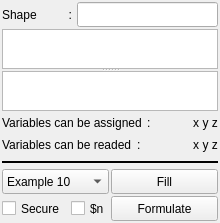
<?xml version="1.0" encoding="UTF-8"?>
<ui version="4.0">
	<class>WindowMain</class>
	<widget class="QMainWindow" name="WindowMain">
		<property name="geometry">
			<rect>
				<x>0</x>
				<y>0</y>
				<width>220</width>
				<height>223</height>
			</rect>
		</property>
		<property name="windowTitle">
			<string>Formula</string>
		</property>
		<property name="windowIcon">
			<iconset>
				<normaloff>../prefs/icons/ToolSeq.svg</normaloff>../prefs/icons/ToolSeq.svg
			</iconset>
		</property>
		<widget class="QWidget" name="Widget_00">
			<layout class="QVBoxLayout" name="verticalLayout">
				<property name="spacing">
					<number>2</number>
				</property>
				<property name="leftMargin">
					<number>2</number>
				</property>
				<property name="topMargin">
					<number>2</number>
				</property>
				<property name="rightMargin">
					<number>2</number>
				</property>
				<property name="bottomMargin">
					<number>2</number>
				</property>
				<item>
					<widget class="QWidget" name="Widget_01" native="true">
						<layout class="QHBoxLayout" name="horizontalLayout_8" stretch="1,2">
							<property name="spacing">
								<number>5</number>
							</property>
							<property name="leftMargin">
								<number>0</number>
							</property>
							<property name="topMargin">
								<number>0</number>
							</property>
							<property name="rightMargin">
								<number>0</number>
							</property>
							<property name="bottomMargin">
								<number>0</number>
							</property>
							<item>
								<widget class="QWidget" name="Widget_Shape" native="true">
									<property name="sizePolicy">
										<sizepolicy hsizetype="Ignored" vsizetype="Preferred">
											<horstretch>0</horstretch>
											<verstretch>0</verstretch>
										</sizepolicy>
									</property>
									<layout class="QHBoxLayout" name="horizontalLayout_5">
										<property name="spacing">
											<number>5</number>
										</property>
										<property name="leftMargin">
											<number>0</number>
										</property>
										<property name="topMargin">
											<number>0</number>
										</property>
										<property name="rightMargin">
											<number>0</number>
										</property>
										<property name="bottomMargin">
											<number>0</number>
										</property>
										<item>
											<widget class="QLabel" name="label_2">
												<property name="sizePolicy">
													<sizepolicy hsizetype="Ignored" vsizetype="Ignored">
														<horstretch>0</horstretch>
														<verstretch>0</verstretch>
													</sizepolicy>
												</property>
												<property name="minimumSize">
													<size>
														<width>0</width>
														<height>25</height>
													</size>
												</property>
												<property name="text">
													<string>Shape</string>
												</property>
											</widget>
										</item>
										<item>
											<widget class="QLabel" name="label_3">
												<property name="sizePolicy">
													<sizepolicy hsizetype="Fixed" vsizetype="Ignored">
														<horstretch>0</horstretch>
														<verstretch>0</verstretch>
													</sizepolicy>
												</property>
												<property name="minimumSize">
													<size>
														<width>0</width>
														<height>25</height>
													</size>
												</property>
												<property name="text">
													<string>:</string>
												</property>
												<property name="alignment">
													<set>Qt::AlignRight|Qt::AlignTrailing|Qt::AlignVCenter</set>
												</property>
											</widget>
										</item>
									</layout>
								</widget>
							</item>
							<item>
								<widget class="QLineEdit" name="Line_Shape">
									<property name="sizePolicy">
										<sizepolicy hsizetype="Ignored" vsizetype="Ignored">
											<horstretch>0</horstretch>
											<verstretch>0</verstretch>
										</sizepolicy>
									</property>
									<property name="minimumSize">
										<size>
											<width>0</width>
											<height>25</height>
										</size>
									</property>
									<property name="alignment">
										<set>Qt::AlignCenter</set>
									</property>
								</widget>
							</item>
						</layout>
					</widget>
				</item>
				<item>
					<widget class="QWidget" name="Widget_02" native="true">
						<layout class="QVBoxLayout" name="verticalLayout_2">
							<property name="spacing">
								<number>0</number>
							</property>
							<property name="leftMargin">
								<number>0</number>
							</property>
							<property name="topMargin">
								<number>0</number>
							</property>
							<property name="rightMargin">
								<number>0</number>
							</property>
							<property name="bottomMargin">
								<number>0</number>
							</property>
							<item>
								<widget class="QSplitter" name="splitter">
									<property name="orientation">
										<enum>Qt::Vertical</enum>
									</property>
									<property name="handleWidth">
										<number>2</number>
									</property>
									<widget class="QPlainTextEdit" name="Text_PreFormula">
										<property name="sizePolicy">
											<sizepolicy hsizetype="Ignored" vsizetype="Expanding">
												<horstretch>0</horstretch>
												<verstretch>0</verstretch>
											</sizepolicy>
										</property>
										<property name="minimumSize">
											<size>
												<width>0</width>
												<height>25</height>
											</size>
										</property>
										<property name="font">
											<font>
												<family>Consolas</family>
												<pointsize>9</pointsize>
											</font>
										</property>
										<property name="lineWrapMode">
											<enum>QPlainTextEdit::NoWrap</enum>
										</property>
									</widget>
									<widget class="QPlainTextEdit" name="Text_Formula">
										<property name="sizePolicy">
											<sizepolicy hsizetype="Ignored" vsizetype="Expanding">
												<horstretch>0</horstretch>
												<verstretch>0</verstretch>
											</sizepolicy>
										</property>
										<property name="minimumSize">
											<size>
												<width>0</width>
												<height>25</height>
											</size>
										</property>
										<property name="font">
											<font>
												<family>Consolas</family>
												<pointsize>9</pointsize>
											</font>
										</property>
										<property name="lineWrapMode">
											<enum>QPlainTextEdit::NoWrap</enum>
										</property>
									</widget>
								</widget>
							</item>
						</layout>
					</widget>
				</item>
				<item>
					<widget class="QWidget" name="Widget_03" native="true">
						<layout class="QHBoxLayout" name="horizontalLayout_3">
							<property name="spacing">
								<number>5</number>
							</property>
							<property name="leftMargin">
								<number>0</number>
							</property>
							<property name="topMargin">
								<number>0</number>
							</property>
							<property name="rightMargin">
								<number>0</number>
							</property>
							<property name="bottomMargin">
								<number>0</number>
							</property>
							<item>
								<widget class="QLabel" name="Label_1">
									<property name="sizePolicy">
										<sizepolicy hsizetype="Fixed" vsizetype="Ignored">
											<horstretch>0</horstretch>
											<verstretch>0</verstretch>
										</sizepolicy>
									</property>
									<property name="minimumSize">
										<size>
											<width>0</width>
											<height>20</height>
										</size>
									</property>
									<property name="text">
										<string>Variables can be assigned</string>
									</property>
								</widget>
							</item>
							<item>
								<widget class="QLabel" name="label_5">
									<property name="sizePolicy">
										<sizepolicy hsizetype="Ignored" vsizetype="Ignored">
											<horstretch>0</horstretch>
											<verstretch>0</verstretch>
										</sizepolicy>
									</property>
									<property name="minimumSize">
										<size>
											<width>0</width>
											<height>20</height>
										</size>
									</property>
									<property name="text">
										<string>:</string>
									</property>
								</widget>
							</item>
							<item>
								<widget class="QLabel" name="label_6">
									<property name="sizePolicy">
										<sizepolicy hsizetype="Fixed" vsizetype="Ignored">
											<horstretch>0</horstretch>
											<verstretch>0</verstretch>
										</sizepolicy>
									</property>
									<property name="minimumSize">
										<size>
											<width>0</width>
											<height>20</height>
										</size>
									</property>
									<property name="text">
										<string>x y z</string>
									</property>
									<property name="alignment">
										<set>Qt::AlignCenter</set>
									</property>
								</widget>
							</item>
						</layout>
					</widget>
				</item>
				<item>
					<widget class="QWidget" name="Widget_04" native="true">
						<layout class="QHBoxLayout" name="horizontalLayout_6">
							<property name="spacing">
								<number>5</number>
							</property>
							<property name="leftMargin">
								<number>0</number>
							</property>
							<property name="topMargin">
								<number>0</number>
							</property>
							<property name="rightMargin">
								<number>0</number>
							</property>
							<property name="bottomMargin">
								<number>0</number>
							</property>
							<item>
								<widget class="QLabel" name="Label_2">
									<property name="sizePolicy">
										<sizepolicy hsizetype="Fixed" vsizetype="Ignored">
											<horstretch>0</horstretch>
											<verstretch>0</verstretch>
										</sizepolicy>
									</property>
									<property name="minimumSize">
										<size>
											<width>0</width>
											<height>20</height>
										</size>
									</property>
									<property name="text">
										<string>Variables can be readed</string>
									</property>
								</widget>
							</item>
							<item>
								<widget class="QLabel" name="label_7">
									<property name="sizePolicy">
										<sizepolicy hsizetype="Ignored" vsizetype="Ignored">
											<horstretch>0</horstretch>
											<verstretch>0</verstretch>
										</sizepolicy>
									</property>
									<property name="minimumSize">
										<size>
											<width>0</width>
											<height>20</height>
										</size>
									</property>
									<property name="text">
										<string>:</string>
									</property>
								</widget>
							</item>
							<item>
								<widget class="QLabel" name="Label_Variables">
									<property name="sizePolicy">
										<sizepolicy hsizetype="Fixed" vsizetype="Ignored">
											<horstretch>0</horstretch>
											<verstretch>0</verstretch>
										</sizepolicy>
									</property>
									<property name="minimumSize">
										<size>
											<width>0</width>
											<height>20</height>
										</size>
									</property>
									<property name="text">
										<string>x y z</string>
									</property>
									<property name="alignment">
										<set>Qt::AlignCenter</set>
									</property>
								</widget>
							</item>
						</layout>
					</widget>
				</item>
				<item>
					<widget class="Line" name="Widget_05">
						<property name="sizePolicy">
							<sizepolicy hsizetype="Ignored" vsizetype="Fixed">
								<horstretch>0</horstretch>
								<verstretch>0</verstretch>
							</sizepolicy>
						</property>
						<property name="minimumSize">
							<size>
								<width>0</width>
								<height>10</height>
							</size>
						</property>
						<property name="frameShadow">
							<enum>QFrame::Plain</enum>
						</property>
						<property name="lineWidth">
							<number>2</number>
						</property>
						<property name="orientation">
							<enum>Qt::Horizontal</enum>
						</property>
					</widget>
				</item>
				<item>
					<widget class="QWidget" name="Widget_06" native="true">
						<layout class="QHBoxLayout" name="horizontalLayout_4">
							<property name="spacing">
								<number>2</number>
							</property>
							<property name="leftMargin">
								<number>0</number>
							</property>
							<property name="topMargin">
								<number>0</number>
							</property>
							<property name="rightMargin">
								<number>0</number>
							</property>
							<property name="bottomMargin">
								<number>0</number>
							</property>
							<item>
								<widget class="QComboBox" name="Combo_CutType">
									<property name="sizePolicy">
										<sizepolicy hsizetype="Ignored" vsizetype="Ignored">
											<horstretch>0</horstretch>
											<verstretch>0</verstretch>
										</sizepolicy>
									</property>
									<property name="minimumSize">
										<size>
											<width>0</width>
											<height>25</height>
										</size>
									</property>
									<property name="currentIndex">
										<number>9</number>
									</property>
									<item>
										<property name="text">
											<string>Example 01</string>
										</property>
									</item>
									<item>
										<property name="text">
											<string>Example 02</string>
										</property>
									</item>
									<item>
										<property name="text">
											<string>Example 03</string>
										</property>
									</item>
									<item>
										<property name="text">
											<string>Example 04</string>
										</property>
									</item>
									<item>
										<property name="text">
											<string>Example 05</string>
										</property>
									</item>
									<item>
										<property name="text">
											<string>Example 06</string>
										</property>
									</item>
									<item>
										<property name="text">
											<string>Example 07</string>
										</property>
									</item>
									<item>
										<property name="text">
											<string>Example 08</string>
										</property>
									</item>
									<item>
										<property name="text">
											<string>Example 09</string>
										</property>
									</item>
									<item>
										<property name="text">
											<string>Example 10</string>
										</property>
									</item>
									<item>
										<property name="text">
											<string>Example 11</string>
										</property>
									</item>
									<item>
										<property name="text">
											<string>Example 12</string>
										</property>
									</item>
									<item>
										<property name="text">
											<string>Example 13</string>
										</property>
									</item>
									<item>
										<property name="text">
											<string>Example 14</string>
										</property>
									</item>
									<item>
										<property name="text">
											<string>Example 15</string>
										</property>
									</item>
									<item>
										<property name="text">
											<string>Example 16</string>
										</property>
									</item>
								</widget>
							</item>
							<item>
								<widget class="QPushButton" name="Button_Fill">
									<property name="sizePolicy">
										<sizepolicy hsizetype="Ignored" vsizetype="Ignored">
											<horstretch>0</horstretch>
											<verstretch>0</verstretch>
										</sizepolicy>
									</property>
									<property name="minimumSize">
										<size>
											<width>0</width>
											<height>25</height>
										</size>
									</property>
									<property name="text">
										<string>Fill</string>
									</property>
								</widget>
							</item>
						</layout>
					</widget>
				</item>
				<item>
					<widget class="QWidget" name="Widget_07" native="true">
						<layout class="QHBoxLayout" name="horizontalLayout_2" stretch="1,1">
							<property name="spacing">
								<number>2</number>
							</property>
							<property name="leftMargin">
								<number>0</number>
							</property>
							<property name="topMargin">
								<number>0</number>
							</property>
							<property name="rightMargin">
								<number>0</number>
							</property>
							<property name="bottomMargin">
								<number>0</number>
							</property>
							<item>
								<widget class="QWidget" name="Widget_071" native="true">
									<property name="sizePolicy">
										<sizepolicy hsizetype="Ignored" vsizetype="Preferred">
											<horstretch>0</horstretch>
											<verstretch>0</verstretch>
										</sizepolicy>
									</property>
									<layout class="QHBoxLayout" name="horizontalLayout" stretch="7,4">
										<property name="spacing">
											<number>2</number>
										</property>
										<property name="leftMargin">
											<number>0</number>
										</property>
										<property name="topMargin">
											<number>0</number>
										</property>
										<property name="rightMargin">
											<number>0</number>
										</property>
										<property name="bottomMargin">
											<number>0</number>
										</property>
										<item>
											<widget class="QCheckBox" name="Check_Secure">
												<property name="sizePolicy">
													<sizepolicy hsizetype="Ignored" vsizetype="Ignored">
														<horstretch>0</horstretch>
														<verstretch>0</verstretch>
													</sizepolicy>
												</property>
												<property name="minimumSize">
													<size>
														<width>0</width>
														<height>25</height>
													</size>
												</property>
												<property name="text">
													<string>Secure</string>
												</property>
											</widget>
										</item>
										<item>
											<widget class="QCheckBox" name="Check_VariableN">
												<property name="sizePolicy">
													<sizepolicy hsizetype="Ignored" vsizetype="Ignored">
														<horstretch>0</horstretch>
														<verstretch>0</verstretch>
													</sizepolicy>
												</property>
												<property name="minimumSize">
													<size>
														<width>0</width>
														<height>25</height>
													</size>
												</property>
												<property name="text">
													<string>$n</string>
												</property>
											</widget>
										</item>
									</layout>
								</widget>
							</item>
							<item>
								<widget class="QPushButton" name="Button_Formulate">
									<property name="sizePolicy">
										<sizepolicy hsizetype="Ignored" vsizetype="Ignored">
											<horstretch>0</horstretch>
											<verstretch>0</verstretch>
										</sizepolicy>
									</property>
									<property name="minimumSize">
										<size>
											<width>0</width>
											<height>25</height>
										</size>
									</property>
									<property name="text">
										<string>Formulate</string>
									</property>
								</widget>
							</item>
						</layout>
					</widget>
				</item>
			</layout>
		</widget>
	</widget>
	<resources/>
	<connections/>
</ui>
